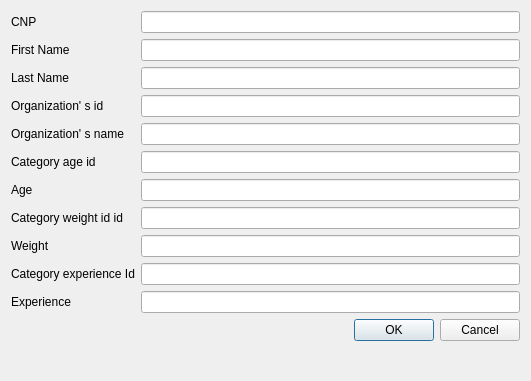
<?xml version="1.0" encoding="UTF-8"?>
<ui version="4.0">
 <class>AddParticipantDialog</class>
 <widget class="QDialog" name="AddParticipantDialog">
  <property name="geometry">
   <rect>
    <x>0</x>
    <y>0</y>
    <width>531</width>
    <height>381</height>
   </rect>
  </property>
  <property name="windowTitle">
   <string>Dialog</string>
  </property>
  <layout class="QFormLayout" name="formLayout">
   <item row="0" column="0">
    <widget class="QLabel" name="label">
     <property name="text">
      <string>CNP</string>
     </property>
    </widget>
   </item>
   <item row="0" column="1">
    <widget class="QLineEdit" name="id"/>
   </item>
   <item row="1" column="0">
    <widget class="QLabel" name="label_2">
     <property name="text">
      <string>First Name</string>
     </property>
    </widget>
   </item>
   <item row="1" column="1">
    <widget class="QLineEdit" name="firstName"/>
   </item>
   <item row="2" column="0">
    <widget class="QLabel" name="label_3">
     <property name="text">
      <string>Last Name</string>
     </property>
    </widget>
   </item>
   <item row="2" column="1">
    <widget class="QLineEdit" name="lastName"/>
   </item>
   <item row="3" column="0">
    <widget class="QLabel" name="label_4">
     <property name="text">
      <string>Organization' s id</string>
     </property>
    </widget>
   </item>
   <item row="3" column="1">
    <widget class="QLineEdit" name="organizationId"/>
   </item>
   <item row="4" column="0">
    <widget class="QLabel" name="label_8">
     <property name="text">
      <string>Organization' s name</string>
     </property>
    </widget>
   </item>
   <item row="4" column="1">
    <widget class="QLineEdit" name="organizationName"/>
   </item>
   <item row="5" column="0">
    <widget class="QLabel" name="label_9">
     <property name="text">
      <string>Category age id</string>
     </property>
    </widget>
   </item>
   <item row="5" column="1">
    <widget class="QLineEdit" name="categoryAgeId"/>
   </item>
   <item row="6" column="0">
    <widget class="QLabel" name="label_5">
     <property name="text">
      <string>Age</string>
     </property>
    </widget>
   </item>
   <item row="6" column="1">
    <widget class="QLineEdit" name="age"/>
   </item>
   <item row="7" column="0">
    <widget class="QLabel" name="label_10">
     <property name="text">
      <string>Category weight id id</string>
     </property>
    </widget>
   </item>
   <item row="7" column="1">
    <widget class="QLineEdit" name="categoryWeightId"/>
   </item>
   <item row="8" column="0">
    <widget class="QLabel" name="label_6">
     <property name="text">
      <string>Weight</string>
     </property>
    </widget>
   </item>
   <item row="8" column="1">
    <widget class="QLineEdit" name="weight"/>
   </item>
   <item row="9" column="0">
    <widget class="QLabel" name="label_11">
     <property name="text">
      <string>Category experience Id</string>
     </property>
    </widget>
   </item>
   <item row="9" column="1">
    <widget class="QLineEdit" name="categoryExperienceId"/>
   </item>
   <item row="10" column="0">
    <widget class="QLabel" name="label_7">
     <property name="text">
      <string>Experience</string>
     </property>
    </widget>
   </item>
   <item row="10" column="1">
    <widget class="QLineEdit" name="experience"/>
   </item>
   <item row="11" column="1">
    <widget class="QDialogButtonBox" name="buttonBox">
     <property name="orientation">
      <enum>Qt::Horizontal</enum>
     </property>
     <property name="standardButtons">
      <set>QDialogButtonBox::Cancel|QDialogButtonBox::Ok</set>
     </property>
    </widget>
   </item>
  </layout>
 </widget>
 <resources/>
 <connections>
  <connection>
   <sender>buttonBox</sender>
   <signal>accepted()</signal>
   <receiver>AddParticipantDialog</receiver>
   <slot>accept()</slot>
   <hints>
    <hint type="sourcelabel">
     <x>248</x>
     <y>254</y>
    </hint>
    <hint type="destinationlabel">
     <x>157</x>
     <y>274</y>
    </hint>
   </hints>
  </connection>
  <connection>
   <sender>buttonBox</sender>
   <signal>rejected()</signal>
   <receiver>AddParticipantDialog</receiver>
   <slot>reject()</slot>
   <hints>
    <hint type="sourcelabel">
     <x>316</x>
     <y>260</y>
    </hint>
    <hint type="destinationlabel">
     <x>286</x>
     <y>274</y>
    </hint>
   </hints>
  </connection>
 </connections>
</ui>
